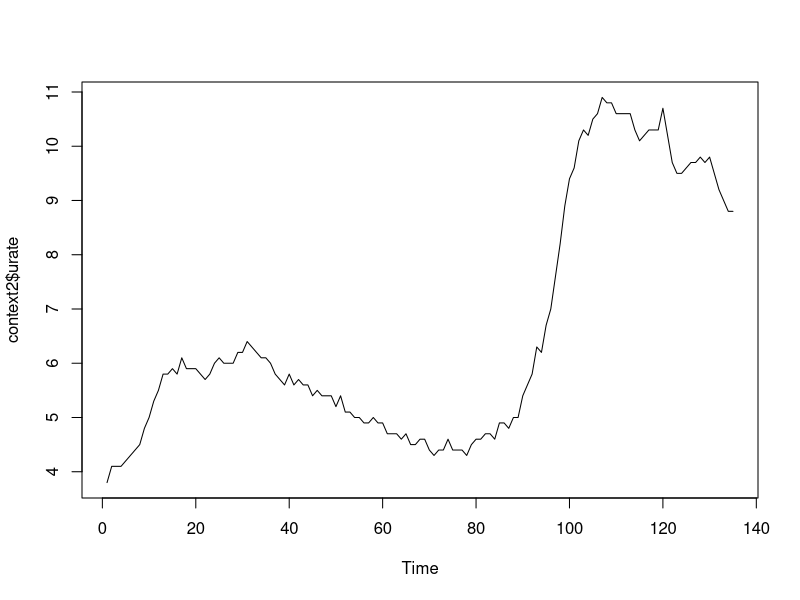
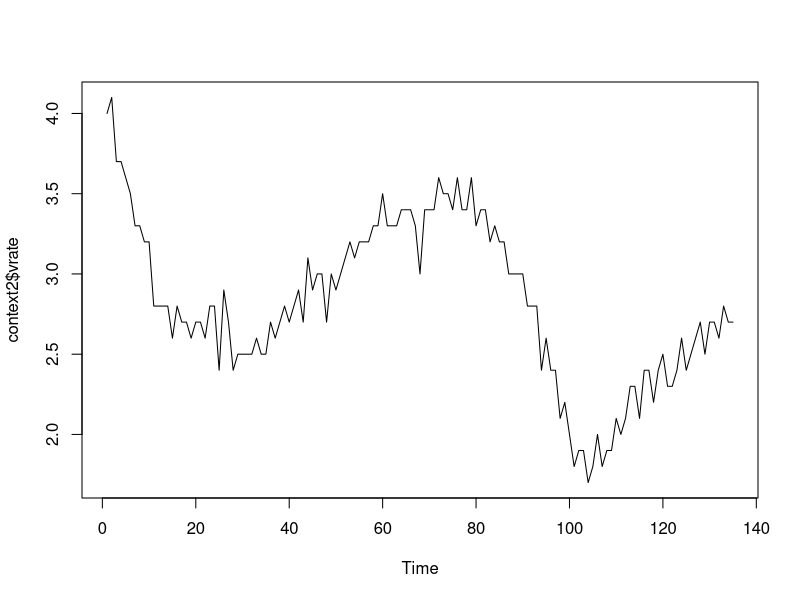
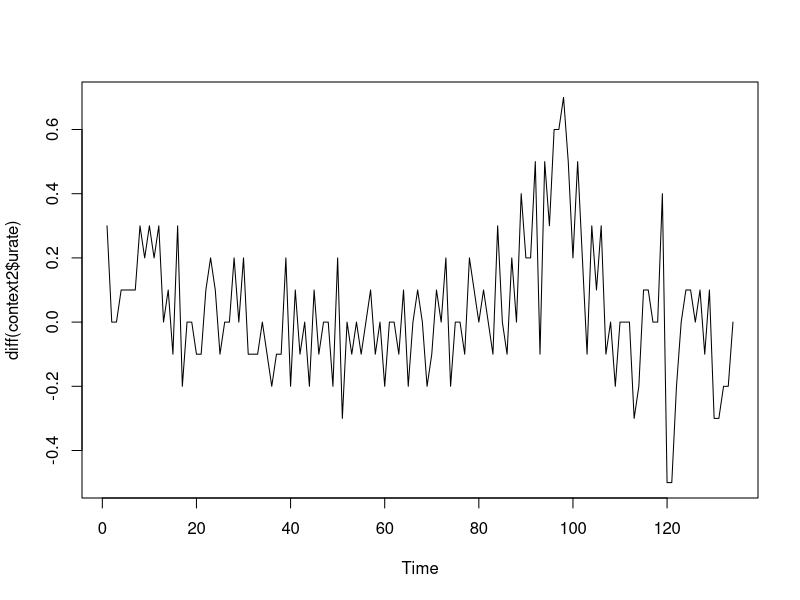
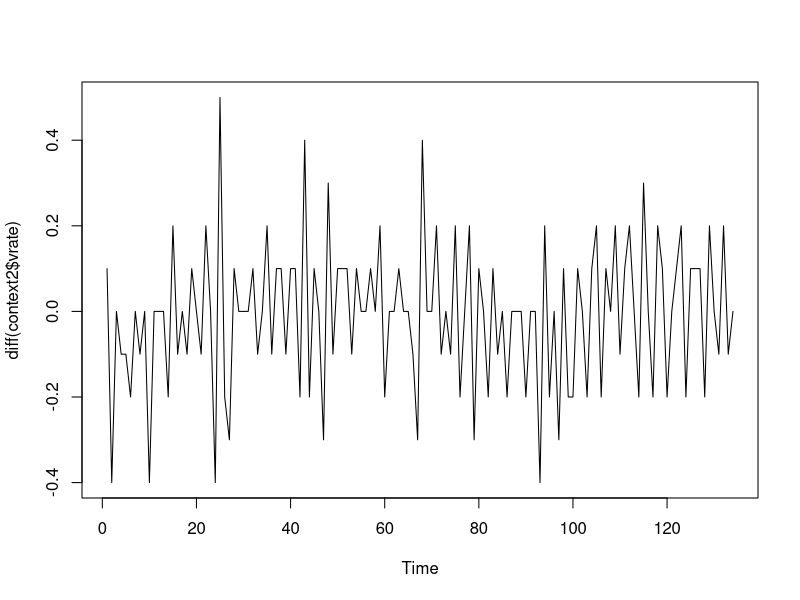
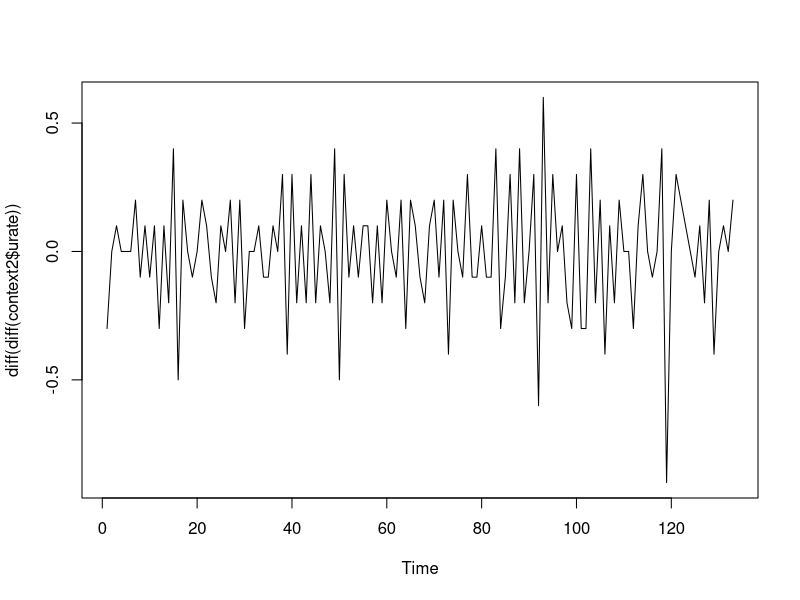
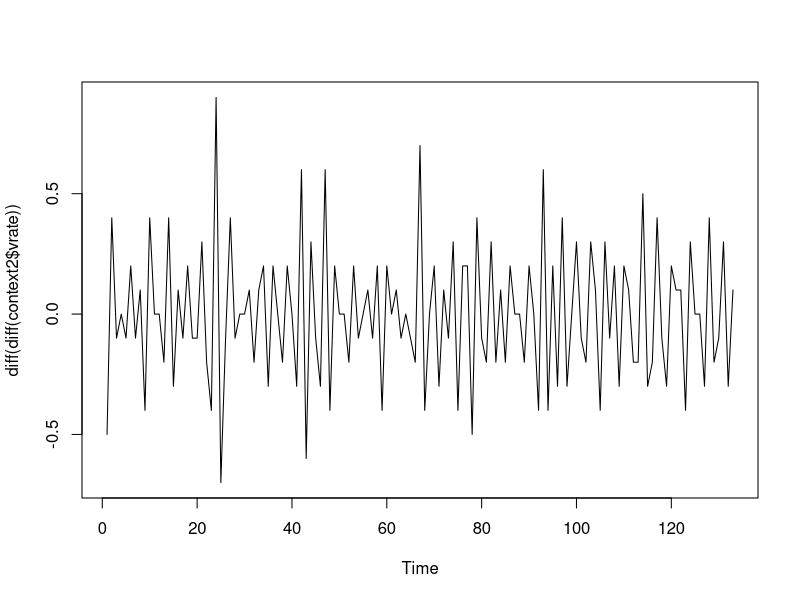

The R source for these figures, in order:
###############################################################
# Title:        ps-3.r
# Author:       Sai Krishna Gollapally
# Date:         2017-10-31
# Description:  Turn-in product for problem set 3
###############################################################

rm(list=ls(all=TRUE))

## Import packages
library(data.table)
context    <- fread('hprice1.csv')

model1<- lm(price~bdrms+lotsize+sqrft , data=context)
summary(model1)

# Residuals:
#   Min       1Q   Median       3Q      Max 
# -120.026  -38.530   -6.555   32.323  209.376 
# 
# Coefficients:
#   Estimate Std. Error t value Pr(>|t|)    
# (Intercept) -2.177e+01  2.948e+01  -0.739  0.46221    
# bdrms        1.385e+01  9.010e+00   1.537  0.12795    
# lotsize      2.068e-03  6.421e-04   3.220  0.00182 ** 
#   sqrft        1.228e-01  1.324e-02   9.275 1.66e-14 ***
#   ---
#   Signif. codes:  0 '***' 0.001 '**' 0.01 '*' 0.05 '.' 0.1 ' ' 1
# 
# Residual standard error: 59.83 on 84 degrees of freedom
# Multiple R-squared:  0.6724,	Adjusted R-squared:  0.6607 
# F-statistic: 57.46 on 3 and 84 DF,  p-value: < 2.2e-16

# plot(context$bdrms,model1$residuals)
# plot(context$lotsize,model1$residuals)
# plot(context$sqrft,model1$residuals)


library(sandwich) # For White correction
library(lmtest) # More advanced hypothesis testing tools

vcov(model1) # Standard error matrix for coefficients
vcovHC(model1) # White-corrected standard error matrix
coeftest(model1,vcov.=vcov)
# t test of coefficients:
#   
#   Estimate  Std. Error t value  Pr(>|t|)    
# (Intercept) -2.1770e+01  2.9475e+01 -0.7386  0.462208    
# bdrms        1.3853e+01  9.0101e+00  1.5374  0.127945    
# lotsize      2.0677e-03  6.4213e-04  3.2201  0.001823 ** 
#   sqrft        1.2278e-01  1.3237e-02  9.2751 1.658e-14 ***
#   ---
#   Signif. codes:  0 '***' 0.001 '**' 0.01 '*' 0.05 '.' 0.1 ' ' 1
coeftest(model1,vcov.=vcovHC) 
# t test of coefficients:
#   
#   Estimate  Std. Error t value Pr(>|t|)   
# (Intercept) -21.7703086  41.0326944 -0.5306 0.597124   
# bdrms        13.8525219  11.5617901  1.1981 0.234236   
# lotsize       0.0020677   0.0071485  0.2893 0.773101   
# sqrft         0.1227782   0.0407325  3.0143 0.003406 **
#   ---
#   Signif. codes:  0 '***' 0.001 '**' 0.01 '*' 0.05 '.' 0.1 ' ' 1
lnlotsize<-log(context$lotsize)
lnsqrft<-log(context$sqrft)
model2<- lm(log(price)~bdrms+log(lotsize)+log(sqrft) , data=context)
summary(model2)

# Residuals:
#   Min       1Q   Median       3Q      Max 
# -0.68422 -0.09178 -0.01584  0.11213  0.66899 
# 
# Coefficients:
#   Estimate Std. Error t value Pr(>|t|)    
# (Intercept)  -1.29704    0.65128  -1.992   0.0497 *  
#   bdrms         0.03696    0.02753   1.342   0.1831    
# log(lotsize)  0.16797    0.03828   4.388 3.31e-05 ***
#   log(sqrft)    0.70023    0.09287   7.540 5.01e-11 ***
#   ---
#   Signif. codes:  0 '***' 0.001 '**' 0.01 '*' 0.05 '.' 0.1 ' ' 1
# 
# Residual standard error: 0.1846 on 84 degrees of freedom
# Multiple R-squared:  0.643,	Adjusted R-squared:  0.6302 
# F-statistic: 50.42 on 3 and 84 DF,  p-value: < 2.2e-16


# plot(context$bdrms,model2$residuals)
# plot(context$lnlotsize,model2$residuals)
# plot(context$lnsqrft,model2$residuals)

vcov(model2) # Standard error matrix for coefficients
vcovHC(model2) # White-corrected standard error matrix
coeftest(model2,vcov.=vcov)

# t test of coefficients:
#   
#   Estimate Std. Error t value  Pr(>|t|)    
# (Intercept)  -1.297042   0.651284 -1.9915   0.04967 *  
#   bdrms         0.036958   0.027531  1.3424   0.18308    
# log(lotsize)  0.167967   0.038281  4.3877 3.307e-05 ***
#   log(sqrft)    0.700232   0.092865  7.5403 5.006e-11 ***
#   ---
#   Signif. codes:  0 '***' 0.001 '**' 0.01 '*' 0.05 '.' 0.1 ' ' 1

coeftest(model2,vcov.=vcovHC)

# t test of coefficients:
#   
#   Estimate Std. Error t value  Pr(>|t|)    
# (Intercept)  -1.297042   0.850457 -1.5251  0.130988    
# bdrms         0.036958   0.035576  1.0389  0.301845    
# log(lotsize)  0.167967   0.053275  3.1528  0.002243 ** 
#   log(sqrft)    0.700232   0.121392  5.7683 1.298e-07 ***
#   ---
#   Signif. codes:  0 '***' 0.001 '**' 0.01 '*' 0.05 '.' 0.1 ' ' 1

#---------------INTERPRETATIONS--------------------
#
# a. lot size and squarefeet are significant variable in the OLS test,
# 
# b.Only sqrft is significant after white corrected significant test.
# 
# c.log(lotsize) and log(sqrft) are significant using OLS test for model2
# 
# d.Even after white correction log(lotsize) and log(sqrft) are significant.
#
# e.Taking the logs has removed the heteroskedacity.There is no much change in the
#   significance even after white corrected test.


rm(list=ls(all=TRUE))
context2<-fread('beveridge.csv')
model3<-lm(urate~vrate,data=context2)
summary(model3)
# Coefficients:
#   Estimate Std. Error t value Pr(>|t|)    
# (Intercept)  17.1194     0.5920   28.92   <2e-16 ***
#   vrate        -3.7414     0.2068  -18.09   <2e-16 ***
#   ---
#   Signif. codes:  0 '***' 0.001 '**' 0.01 '*' 0.05 '.' 0.1 ' ' 1
coeftest(model3, vcov. = vcov)
# t test of coefficients:
#   
#   Estimate Std. Error t value  Pr(>|t|)    
# (Intercept) 17.11942    0.59200  28.918 < 2.2e-16 ***
#   vrate       -3.74145    0.20681 -18.091 < 2.2e-16 ***
#   ---
#   Signif. codes:  0 '***' 0.001 '**' 0.01 '*' 0.05 '.' 0.1 ' ' 1

coeftest(model3,vcov=NeweyWest(model3,lag=5))
# t test of coefficients:
#   
#   Estimate Std. Error t value  Pr(>|t|)    
# (Intercept) 17.11942    1.36561  12.536 < 2.2e-16 ***
#   vrate       -3.74145    0.39575  -9.454 < 2.2e-16 ***
#   ---
#   Signif. codes:  0 '***' 0.001 '**' 0.01 '*' 0.05 '.' 0.1 ' ' 1

library(tseries)
kpss.test(log(context2$urate),null="Level")
kpss.test(log(context2$urate),null="Trend")
kpss.test(log(context2$vrate),null="Level")
kpss.test(log(context2$vrate),null="Trend")

ts.plot(context2$urate)
ts.plot(context2$vrate)

kpss.test(diff(log(context2$urate)),null="Level")#good
kpss.test(diff(log(context2$urate)),null="Trend") 
kpss.test(diff(log(context2$vrate)),null="Level") #good
kpss.test(diff(log(context2$vrate)),null="Trend")

ts.plot(diff(context2$urate))
ts.plot(diff(context2$vrate))


kpss.test(diff(diff(log(context2$urate))),null="Level")#good
kpss.test(diff(diff(log(context2$urate))),null="Trend") #GOOD
kpss.test(diff(diff(log(context2$vrate))),null="Level") #good
kpss.test(diff(diff(log(context2$vrate))),null="Trend")#GOOD

ts.plot(diff(diff(context2$urate)))
ts.plot(diff(diff(context2$vrate)))


model4<-lm(diff(log(urate))~diff(log(vrate)),data=context2)
summary(model4)
# Coefficients:
#   Estimate Std. Error t value Pr(>|t|)  
# (Intercept)       0.006208   0.002667   2.328   0.0215 *
#   diff(log(vrate)) -0.019990   0.042921  -0.466   0.6422  
# ---
#   Signif. codes:  0 '***' 0.001 '**' 0.01 '*' 0.05 '.' 0.1 ' ' 1
coeftest(model4, vcov. = vcov)

# t test of coefficients:
#   
#   Estimate Std. Error t value Pr(>|t|)  
# (Intercept)       0.0062082  0.0026671  2.3277  0.02145 *
#   diff(log(vrate)) -0.0199899  0.0429211 -0.4657  0.64217  
# ---
#   Signif. codes:  0 '***' 0.001 '**' 0.01 '*' 0.05 '.' 0.1 ' ' 1

coeftest(model4,vcov=NeweyWest(model4,lag=5))
# t test of coefficients:
  #   Estimate Std. Error t value Pr(>|t|)
# (Intercept)       0.0062082  0.0041604  1.4922   0.1380
# diff(log(vrate)) -0.0199899  0.0321314 -0.6221   0.5349

##----------------INTERPRETATIONS-----------------------#########

# f. Coeiffcients on the vacany rate are significant in both OLS and NeweyWest
# g.Based on the Kpss finding we have to do logarithmic and first order differential 
#   transformation on the Vacany rate before modeling.
# h.Based on the Kpss finding we have to do logarithmic and first order differential 
#   transformation on the Vacany rate before modeling.
# i.In the model 3 both OLS and Neweywest shows vacancy rate as significant, whereas 
#   in the model4  Both OLS and Neweywest shows vacancy rate as not significant.
# j.Model3 has high R value than Model4. Model3 better describes the data.
#   



library(plm)
rm(list=ls(all=TRUE))
context3<- fread("JTRAIN.csv")
context3 <- plm.data(context3, index=c("fcode","year"))

context3$d88 <- ifelse(context3$year == 1988, 1,0)
context3$d89 <- ifelse(context3$year == 1989, 1,0)
table(context3$grant)


for(i in 1:nrow(context3)){
  if(context3$year[i] == 1987)
    context3$grantlast[i] <- 0
  else if(context3$grant[i-1] == 1)
    context3$grantlast[i] <- 1
  else
    context3$grantlast[i] <- 0
}

model5 <- plm(log(scrap) ~ d88 + d89 + grant + grantlast, model ="pooling", data=context3)
model6 <- plm(log(scrap) ~ d88 + d89 + grant + grantlast, model ="within", data=context3)


coeftest(model5)
# t test of coefficients:
#              Estimate Std. Error t value Pr(>|t|)   
# (Intercept)  0.597434   0.203063  2.9421 0.003754 **
# d88         -0.239370   0.310864 -0.7700 0.442447   
# d89         -0.496524   0.337928 -1.4693 0.143748   
# grant        0.200020   0.338285  0.5913 0.555186   
# grantlast    0.048936   0.436066  0.1122 0.910792   
# ---
# Signif. codes:  0 '*' 0.001 '*' 0.01 '' 0.05 '.' 0.1 ' ' 1

coeftest(model6) 
# t test of coefficients:
#            Estimate Std. Error t value Pr(>|t|)  
# d88       -0.080216   0.109475 -0.7327  0.46537  
# d89       -0.247203   0.133218 -1.8556  0.06634 .
# grant     -0.252315   0.150629 -1.6751  0.09692 .
# grantlast -0.421590   0.210200 -2.0057  0.04749 *
#   ---
# Signif. codes:  0 '*' 0.001 '*' 0.01 '' 0.05 '.' 0.1 ' ' 1

summary(model6, vcov=vcovHC(model6, method = "arellano")) 

# Oneway (individual) effect Within Model
# 
# Note: Coefficient variance-covariance matrix supplied: vcovHC(model6, method = "arellano")
# 
# Call:
#   plm(formula = log(scrap) ~ d88 + d89 + grant + grantlast, data = context3, 
#       model = "within")
# 
# Balanced Panel: n=54, T=3, N=162
# 
# Residuals :
#   Min.   1st Qu.    Median   3rd Qu.      Max. 
# -2.286936 -0.112387 -0.017841  0.144272  1.426674 
# 
# Coefficients :
#            Estimate Std. Error t-value Pr(>|t|)  
# d88       -0.080216   0.095719 -0.8380  0.40393  
# d89       -0.247203   0.192514 -1.2841  0.20197  
# grant     -0.252315   0.140329 -1.7980  0.07507 .
# grantlast -0.421590   0.276335 -1.5256  0.13013  
# ---
# Signif. codes:  0 '*' 0.001 '*' 0.01 '' 0.05 '.' 0.1 ' ' 1
# 
# Total Sum of Squares:    32.25
# Residual Sum of Squares: 25.766
# R-Squared:      0.20105
# Adj. R-Squared: -0.23684
# F-statistic: 7.38691 on 4 and 53 DF, p-value: 8.3412e-05

##------------ INTERPRETATIONS------------------------##
# K. Giving Grant to increase productivity is associated with a 20% increase in the 
#   scrap rate of items produced.
# l.Having Grant to increase productivity in the last year is associated with a 
#   4.82% increase in the scrape rate of items produced in the current year.
# m. Signs of Both B1 and B2 are positive . That indicates having grant in the 
#   current year and last year is associated with a increase in the scrap rate 
#   percentage.
# n.Giving Grant to increase productivity is associated with a 25.23% decrease in the 
# scrap rate of items produced.
# o.Giving Grant to increase productivity in the last year is associated with 
#   a 42.15% decrease in the scrap rate of items produced.
# p.Signs of Both B1 and B2 are Negative . That indicates having grant in the 
#   current year and last year is associated with a increase in the scrap rate
#   percentage.
# q. significance results change from OLS to HAC.In OLS grantlast is the only significant
#   variable with p value less than 0.05 whereas in HAC there is no significant 
#   variables whose p value is less than 0.05.
